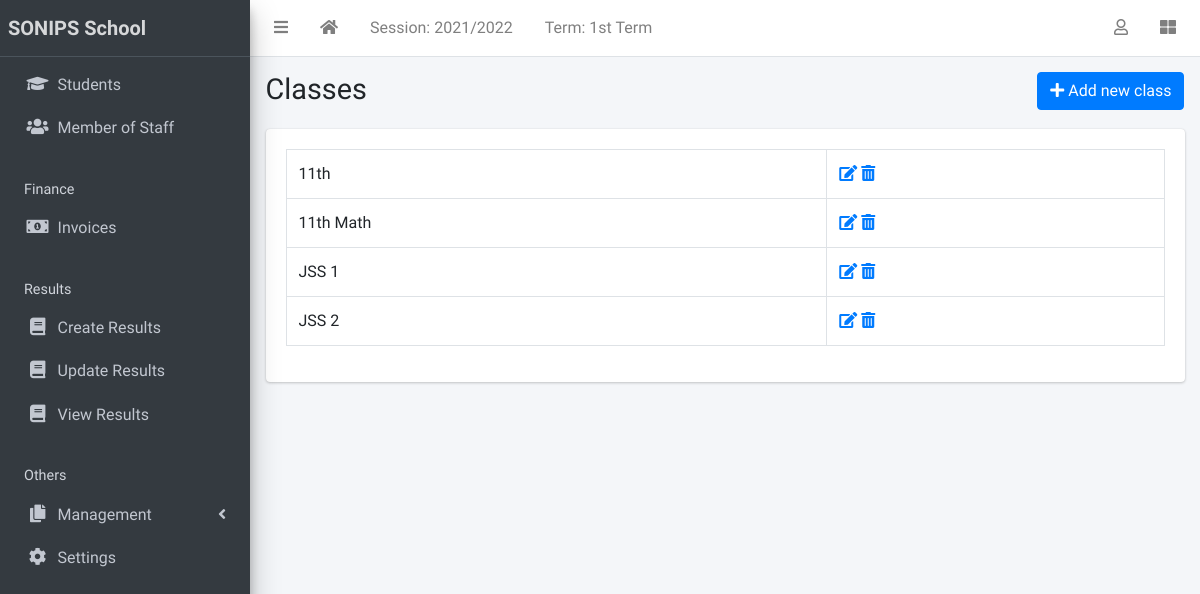
Page /class/list/ (signed in) on the earlier database version.
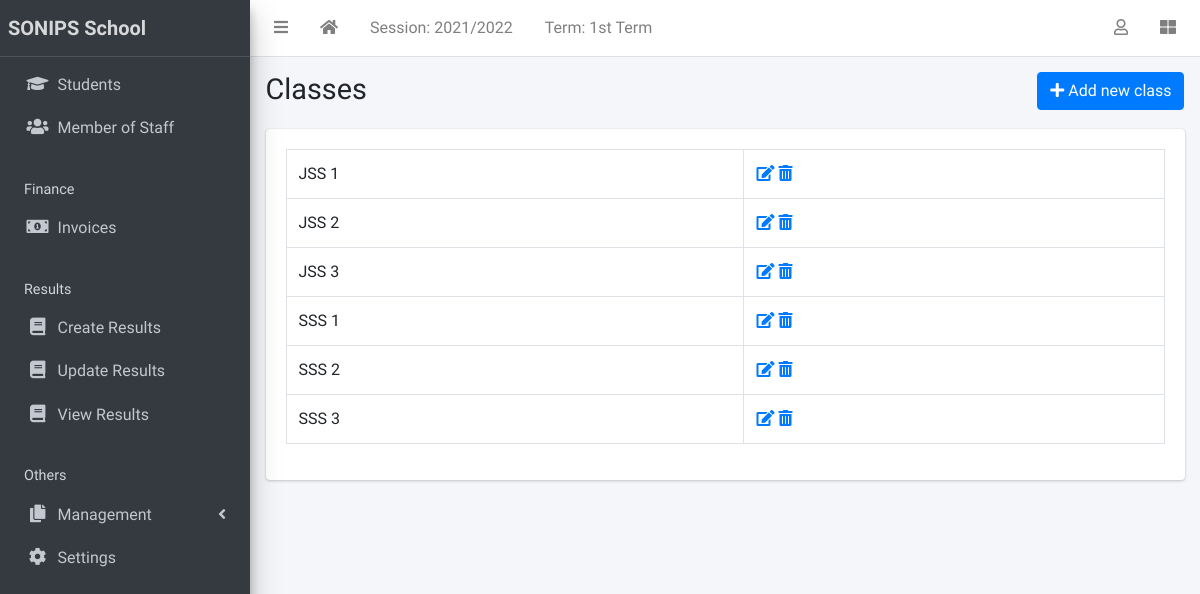
Same page on the later database version.
### apps/corecode/models.py (models this page shows, shortened)
class AcademicSession(models.Model):
    name = models.CharField(max_length=200, unique=True)
    current = models.BooleanField(default=True)
    class Meta:
        ordering = ["-name"]

class AcademicTerm(models.Model):
    name = models.CharField(max_length=20, unique=True)
    current = models.BooleanField(default=True)
    class Meta:
        ordering = ["name"]

class StudentClass(models.Model):
    name = models.CharField(max_length=200, unique=True)
    class Meta:
        verbose_name = "Class"
        verbose_name_plural = "Classes"
        ordering = ["name"]
    def __str__(self):
        return self.name

### apps/corecode/views.py (the view)
# urls.py: path("class/list/", ClassListView.as_view(), name="classes"),
class ClassListView(LoginRequiredMixin, SuccessMessageMixin, ListView):
    model = StudentClass
    template_name = "corecode/class_list.html"
    def get_context_data(self, **kwargs):
        context = super().get_context_data(**kwargs)
        context["form"] = StudentClassForm()
        return context

### apps/corecode/context_processors.py (called while the page is built)
def site_defaults(request):
    current_session = AcademicSession.objects.get(current=True)
    current_term = AcademicTerm.objects.get(current=True)
    contexts = {
        "current_session": current_session.name,
        "current_term": current_term.name,
    }
    return contexts

### apps/corecode/templates/corecode/class_list.html (shortened to what this page needs)
{% extends 'base.html' %}
{% load widget_tweaks %}
{% block title %}
Classes
{% endblock title %}
{% block breadcrumb %}
  <a class="btn btn-primary" href="#" data-toggle="modal" data-target="#modal1">
    <i class="fa fa-plus"></i>
    Add new class
  </a>
{% endblock breadcrumb %}
{% block content %}
  <div class="row">
    <div class="col-sm-12">
        <table class="table table-bordered">
          <tbody>
            {% for object in object_list %}
            <tr>
              <td>{{ object }}</td>
              <td><a href="{% url 'class-update' object.id %}"><i
                    class="fa fa-edit"></i></a> <a
                  href="{% url 'class-delete' object.id %}"><i
                    class="fa fa-trash-alt"></i></a></td>
            </tr>
            {% endfor %}
          </tbody>
        </table>
    </div>
  </div>
{% endblock content %}

### templates/base.html (shortened to what this page needs)
{% load static %}
<!DOCTYPE html>
<html lang="en">
<head>
  <link rel="stylesheet" href="{% static 'plugins/fontawesome-free/css/all.min.css' %}">
  <link rel="stylesheet" href="{% static 'plugins/toastr/toastr.min.css' %}">
  <link rel="stylesheet" href="{% static 'plugins/overlayScrollbars/css/OverlayScrollbars.min.css' %}">
  <link rel="stylesheet" href="{% static 'plugins/Datatables/datatables.min.css' %}" />
  <link rel="stylesheet" href="{% static 'dist/css/adminlte.min.css' %}">
</head>
<body
  class="hold-transition sidebar-mini layout-fixed layout-navbar-fixed layout-footer-fixed">
  <div class="wrapper">
    <nav class="main-header navbar navbar-expand navbar-white navbar-light">
      <ul class="navbar-nav">
        <li class="nav-item">
          <a class="nav-link" data-widget="pushmenu" href="#" role="button"><i
              class="fas fa-bars"></i></a>
        </li>
        <li class="nav-item d-none d-sm-inline-block">
          <a href="{% url 'home' %} " class="nav-link"><i class="fa fa-home"></i></a>
        </li>
        <li class="nav-item d-none d-sm-inline-block">
          <a href="{% url 'current-session' %}" class="nav-link">Session: {{ current_session }}</a>
        </li>
        <li class="nav-item d-none d-sm-inline-block">
          <a href="{% url 'current-session' %}" class="nav-link">Term: {{ current_term }}</a>
        </li>
      </ul>
      <ul class="navbar-nav ml-auto">
        <li class="nav-item dropdown">
          <a class="nav-link" data-toggle="dropdown" href="#">
            <i class="far fa-user"></i>
          </a>
        </li>
        <li class="nav-item">
          <a class="nav-link" data-widget="control-sidebar" data-slide="true"
            href="#" role="button"><i class="fas fa-th-large"></i></a>
        </li>
      </ul>
    </nav>
    <aside class="main-sidebar sidebar-dark-primary elevation-4">
      <a href="{% url 'home' %}" class="brand-link"><strong>SONIPS School</strong></a>
      <div class="sidebar">
        <nav class="mt-2">
          <ul class="nav nav-pills nav-sidebar flex-column"
            data-widget="treeview" role="menu" data-accordion="false">
            <li class="nav-item">
              <a href="{% url 'student-list' %}" class="nav-link">
                <i class="nav-icon fas fa-graduation-cap"></i>
                <p>
                  Students
                </p>
              </a>
            </li>
            <li class="nav-item">
              <a href="{% url 'staff-list' %}" class="nav-link">
                <i class="nav-icon fas fa-users"></i>
                <p>
                  Member of Staff
                </p>
              </a>
            </li>
            <li class="nav-header">Finance</li>
            <li class="nav-item">
              <a href="{% url 'invoice-list' %}" class="nav-link">
                <i class="nav-icon fas fa-money-bill-alt"></i>
                <p>
                  Invoices
                </p>
              </a>
            </li>
            <li class="nav-header">Results</li>
            <li class="nav-item">
              <a href="{% url 'create-result' %}" class="nav-link">
                <i class="nav-icon fa fa-book"></i>
                <p>
                  Create Results
                </p>
              </a>
            </li>
            <li class="nav-item">
              <a href="{% url 'edit-results' %}" class="nav-link">
                <i class="nav-icon fa fa-book"></i>
                <p>
                  Update Results
                </p>
              </a>
            </li>
            <li class="nav-item">
              <a href="{% url 'view-results' %}" class="nav-link">
                <i class="nav-icon fa fa-book"></i>
                <p>
                  View Results
                </p>
              </a>
            </li>
            <li class="nav-header">Others</li>
            <li class="nav-item has-treeview">
              <a href="#" class="nav-link">
                <i class="nav-icon fas fa-copy"></i>
                <p>
                  Management
                  <i class="fas fa-angle-left right"></i>
                </p>
              </a>
            </li>
            <li class="nav-item">
              <a href="#" class="nav-link">
                <i class="nav-icon fas fa-cog"></i>
                <p>
                  Settings
                </p>
              </a>
            </li>
          </ul>
        </nav>
      </div>
    </aside>
    <div class="content-wrapper">
      <section class="content-header">
        <div class="container-fluid">
          <div class="row mb-1">
            <div class="col-sm-8">
              <h1>{% block title %}{% endblock title %}</h1>
            </div>
            <div class="col-sm-4">
              <ol class="breadcrumb float-sm-right">
                <li class="breadcrumb-item">{% block breadcrumb %}{% endblock breadcrumb %}</li>
              </ol>
            </div>
          </div>
        </div>
      </section>
      <section class="content">
        <div class="container-fluid">
          <div class="row">
            <div class="col-md-12">
              {% block fullcard %}
              <div class="card">
                <div class="card-body">
                  <div class="row">
                    <div class="col">
                      {% block content %}
                      {% endblock content %}
                    </div>
                  </div>
                </div>
              </div>
              {% endblock fullcard %}
            </div>
          </div>
        </div>
      </section>
    </div>
  </div>
</body>
</html>

Differences in the rows shown:
removed StudentClass: name "11th"
removed StudentClass: name "11th Math"
added StudentClass: name "JSS 3"
added StudentClass: name "SSS 1"
added StudentClass: name "SSS 2"
added StudentClass: name "SSS 3"
